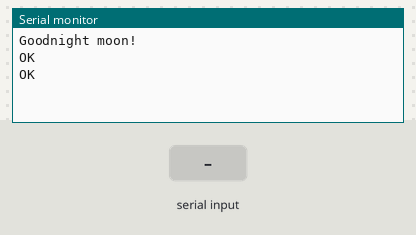
This sketch was run on a simulated Arduino Uno, built with avr-gcc and run on an emulated ATmega328P. Shown: the last lines printed to the serial monitor. The inputs (shaded band) are chosen by the test bench. The modem accepts every AT command (registered, SIM ready, sends succeed) and sends nothing else.

Above: at 6.7 s.
6.8 s: byte 126 (0x7e) received over Serial
At 7.9 s:
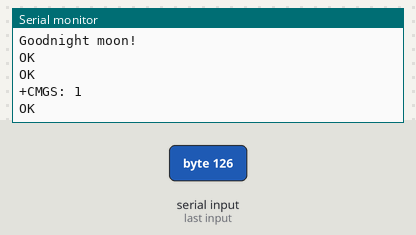
8.3 s: "1" received over the second serial link
At 9.0 s:
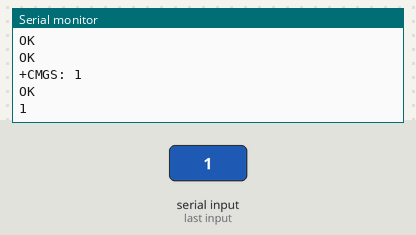
9.8 s: "0" received over the second serial link
At 10.1 s:
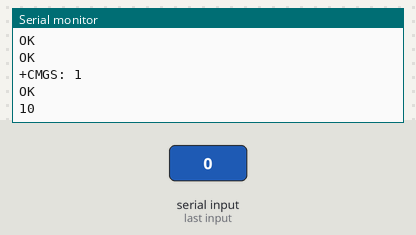

The sketch:

MySerial.ino
```cpp
// Use Wemos as a link to the GSM radio, SIM5320.
// Code uses ~ to send a <CTRL><Z>.
// Passive code.

#include <SoftwareSerial.h>

SoftwareSerial mySerial(2, 0); // RX, TX
byte c;

void setup() {
  Serial.begin(115200);
  Serial.println("Goodnight moon!");
  mySerial.begin(115200);

  mySerial.println("at"); // Show AT, OK.
  delay(1000);

  digitalWrite(2, HIGH);  // SIM5320A_ON()
  delay(2000);//
  digitalWrite(2, LOW);
  delay(2000);

  mySerial.println("AT+cmgf=1");
  delay(500);
//  mySerial.println("AT+CMGS=\"+16015736844\"");
//  delay(500);
//  mySerial.println("Do you recognize this number?????");
//  mySerial.write( 0x1a ); // ctrl+Z character
//  delay(500);
}

void loop() { // Pass key strokes to SIM5320A
  if (mySerial.available()) {
    Serial.write(mySerial.read());
  }
  if (Serial.available()) {
    byte b = Serial.read();
    if(b == 0x7e)
      mySerial.write(0x1a);
    else
      mySerial.write(b);
  }
}
```

Measured:
- after the input at 6.8 s, the serial monitor: prints a new line at once (image 1)
- after the input at 8.3 s, the serial monitor: prints a new line at once (image 2)
- after the input at 9.8 s, the serial monitor: prints a new line at once (image 3)
